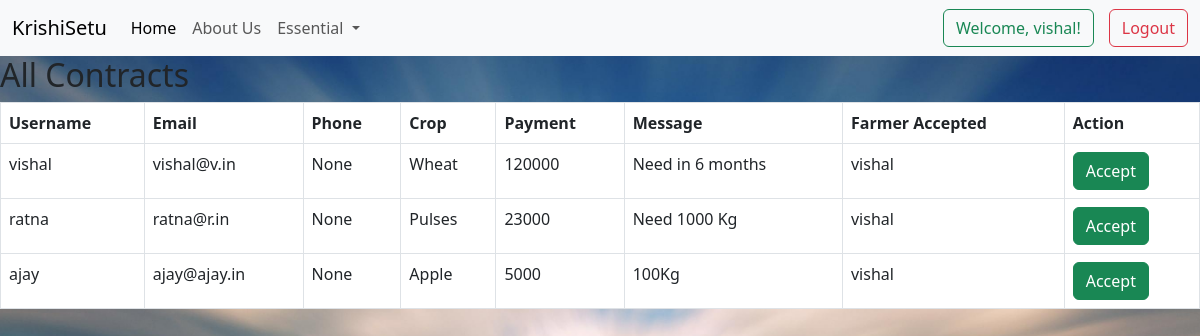
Page /contract_view/ (signed in) on the committed database.
### setu/models.py (models this page shows, shortened)
class Contract(models.Model):
    username = models.CharField(max_length=100)
    email = models.EmailField()
    phone = models.CharField(max_length=15, blank=True, null=True)
    crop = models.CharField(max_length=100)
    payment = models.CharField(max_length=100)
    message = models.TextField()
    accepted = models.BooleanField(default=False)
    accepted_by = models.ForeignKey(
        User, null=True, blank=True, on_delete=models.SET_NULL)

### setu/views.py (the view)
# urls.py: path('contract_view/', views.contract_view, name='contract_view'),
def contract_view(request):
    contracts = Contract.objects.all()
    return render(request, 'contract_view.html', {'contracts': contracts})

### setu/templates/contract_view.html (shortened to what this page needs)
{% extends 'base.html' %}  {%block content %}
<div>
  <h2>All Contracts</h2>
  <table class="table table-bordered">
    <thead>
      <tr>
        <th>Username</th>
        <th>Email</th>
        <th>Phone</th>
        <th>Crop</th>
        <th>Payment</th>
        <th>Message</th>
        <th>Farmer Accepted</th>
        <th>Action</th>
      </tr>
    </thead>
    <tbody>
      {% for contract in contracts %}
      <tr>
        <td>{{ contract.username }}</td>
        <td>{{ contract.email }}</td>
        <td>{{ contract.phone }}</td>
        <td>{{ contract.crop }}</td>
        <td>{{ contract.payment }}</td>
        <td>{{ contract.message }}</td>
        <td>
          {% if contract.accepted %}
          {{ contract.accepted_by.username }} {% else %} No farmer has accepted
          yet. {% endif %}
        </td>
        <td>
          <form action="{% url 'accept_contract' contract.id %}" method="POST">
            <button type="submit" class="btn btn-success">Accept</button>
          </form>
        </td>
      </tr>
      {% endfor %}
    </tbody>
  </table>
</div>
{% endblock %}

### setu/templates/base.html (shortened to what this page needs)
{% load static %}
<!DOCTYPE html>
<html lang="en">
  <head>
    <link rel="stylesheet" href="{% static 'css/styles.css' %}" />
    <link href="https://cdnjs.cloudflare.com/ajax/libs/font-awesome/5.15.4/css/all.min.css" rel="stylesheet">
    <link
      href="https://cdn.jsdelivr.net/npm/bootstrap@5.3.0/dist/css/bootstrap.min.css"
      rel="stylesheet"
    />
  </head>
  <body>
    <nav class="navbar navbar-expand-lg bg-body-tertiary">
      <div class="container-fluid">
        <a class="navbar-brand" href="{% url "index" %}">KrishiSetu</a>
        <div class="collapse navbar-collapse" id="navbarSupportedContent">
          <ul class="navbar-nav me-auto mb-2 mb-lg-0">
            <li class="nav-item">
              <a class="nav-link active" aria-current="page" href="{% url "index" %}">Home</a>
            </li>
            <li class="nav-item">
              <a class="nav-link" href="{% url "about" %}">About Us</a>
            </li>
            <li class="nav-item dropdown">
              <a
                class="nav-link dropdown-toggle"
                href="#"
                role="button"
                data-bs-toggle="dropdown"
                aria-expanded="false"
              >
                Essential
              </a>
            </li>
          </ul>
          {% if user.is_authenticated %}
          <div style="overflow: hidden;">
            <div style="float: left; margin-right: 5px;">
                <button type="submit" class="btn btn-outline-success">Welcome, {{ user.username }}!</button>
            </div>
            <div style="float: right; margin-left: 10px;">
              <a class="dropdown-item" href="{% url 'logout' %}">
                <button type="submit" class="btn btn-outline-danger">Logout</button>
              </a>
            </div>
          </div>
          {% endif %}
        </div>
      </div>
    </nav>
    {% block content %}{% endblock %}
  </body>
</html>

### setu/static/css/styles.css (style rules this page uses)
body { font-family: 'Poppins', sans-serif; margin: 0; padding: 0; background-color: #deeacb68; }

### rows in the picture
Contract: username "vishal", email "vishal@v.in", phone "None", crop "Wheat", payment "120000", message "Need in 6 months", accepted_by.username "vishal"
Contract: username "ratna", email "ratna@r.in", phone "None", crop "Pulses", payment "23000", message "Need 1000 Kg", accepted_by.username "vishal"
Contract: username "ajay", email "ajay@ajay.in", phone "None", crop "Apple", payment "5000", message "100Kg", accepted_by.username "vishal"

### other values in the picture
{{ user.username }} "vishal"
